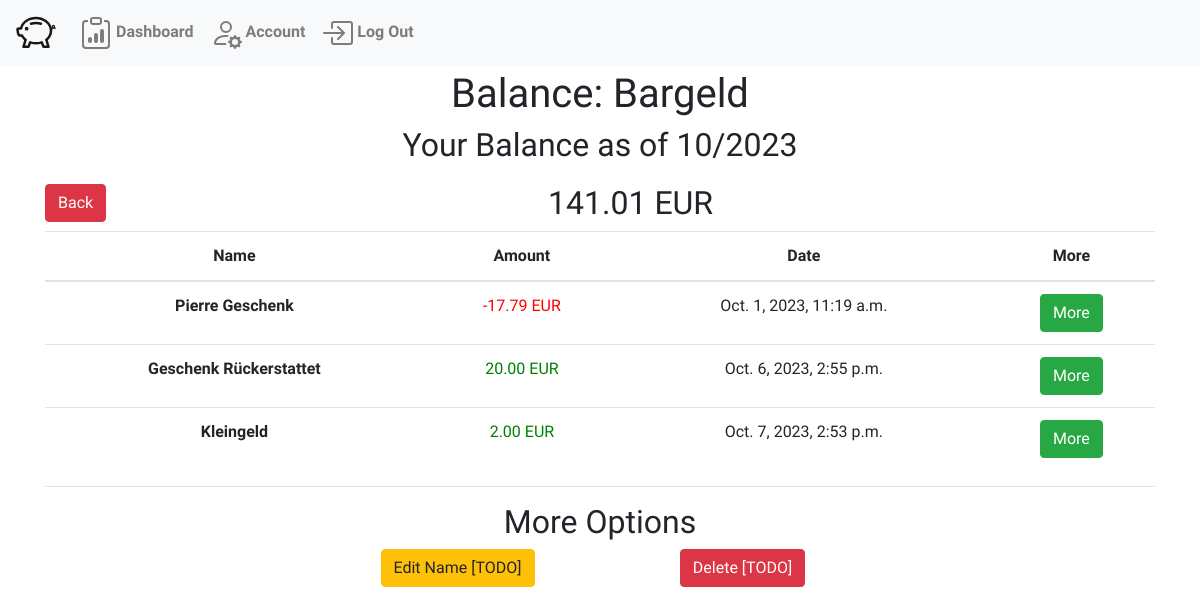
Page /balances/2023-10-01/Bargeld (signed in) on the committed database.
### WalletWise/models.py (models this page shows, shortened)
class Funds(models.Model):
    budget = models.ForeignKey("MonthBudget",related_name="funds", on_delete=models.CASCADE)
    title = models.CharField(max_length=64)
    amount = models.DecimalField(decimal_places=2, max_digits=20)
    defaultOwner = models.ForeignKey("User", related_name="defaultFunds", on_delete=models.DO_NOTHING, default=None, null=True)

class MonthBudget(models.Model):
    dashboard = models.ForeignKey("Dashboard", on_delete=models.CASCADE, related_name="months")
    date = models.DateField(auto_now_add=True)
    @property
    def month(self):
        return self.date.month
    @property
    def year(self):
        return self.date.year

class FundsChange(models.Model):
    budget = models.ForeignKey("MonthBudget",related_name="fundsChanges", on_delete=models.CASCADE)
    title = models.CharField(max_length=64)
    amount = models.DecimalField(decimal_places=2, max_digits=20)
    destination = models.ForeignKey("Funds", related_name="associatedFundsChanges", on_delete=models.CASCADE)
    reoccuring = models.BooleanField(default=False)
    dateTime = models.DateTimeField(auto_now_add=True)
    is_expense = models.BooleanField(default=False, blank=False)

### WalletWise/views.py (the view)
# urls.py: path("balances/<str:date>/<str:title>", views.balance, name="balance"),
def balance(request, date, title):
    user = request.user
    dashboard = Dashboard.objects.get(owner=user)
    currentBudget= MonthBudget.objects.filter(date=date, dashboard=dashboard)[0]
    balance = Funds.objects.filter(title=title, budget=currentBudget)[0]
    return render(request, "WalletWise/balance.html", {
        'user':user,
        'balance': balance,
        'dashboard' : dashboard,
        'budget': currentBudget
    })

### WalletWise/templates/WalletWise/balance.html (shortened to what this page needs)
{% extends "WalletWise/layout.html" %}
{% block body %}
    <div class="container text-center">
        <h1>Balance: {{balance.title}}</h1>
        <h2>Your Balance as of {{budget.month}}/{{budget.year}}</h2>
        <div style="margin-top: 20px;">
            <a style="float: left;" class="btn btn-danger" href="{% url 'balances' %}" role="button">Back</a>
            <h2>{{balance.amount}} EUR</h2>
        </div>
        {% if balance.associatedFundsChanges.all|length > 0 %}
            <table class="table">
                <thead>
                    <tr>
                        <th scope="col">Name</th>
                        <th scope="col">Amount</th>
                        <th scope="col">Date</th>
                        <th scope="col">More</th>
                    </tr>
                </thead>
                <tbody>
                    {% for fundsChange in balance.associatedFundsChanges.all %}
                    <tr>
                        <th scope="row">{{fundsChange.title}}</th>
                        {% if fundsChange.is_expense %}
                            <td style="color: red;">{{fundsChange.amount}} EUR</td>
                        {% else %}
                            <td style="color: green;">{{fundsChange.amount}} EUR</td>
                        {% endif %}
                        <td>{{fundsChange.dateTime}}</td>
                        <td><a class="btn btn-success" href="{% url 'balance' date=budget.date title=balance.title %}" role="button">More</a></td>
                    </tr>
                    {% endfor %}
                </tbody>
            </table>
        {% else %}
            <h1 class="my-5">No Incomes or Expenses made yet.</h1>
        {% endif %}
        <div>
            <hr>
            <h2>More Options</h2>
            <div class="row">
                <div class="col-md-3"></div>
                <div class="col-md-3"><a class="btn btn-warning" href="#" role="button">Edit Name [TODO]</a></div>
                <div class="col-md-3"><a class="btn btn-danger" href="#" role="button">Delete [TODO]</a></div>
            </div>
        </div>
    </div>
{% endblock %}

### WalletWise/static/WalletWise/styles.css (style rules this page uses)
body { padding-top: 70px; font-family: 'Inconsolata', monospace; }

### rows in the picture
Funds: title "Bargeld", amount "141.01"
MonthBudget: month "10", year "2023"
FundsChange: title "Pierre Geschenk", amount "-17.79", dateTime "Oct. 1, 2023, 11:19 a.m."
FundsChange: title "Geschenk Rückerstattet", amount "20.00", dateTime "Oct. 6, 2023, 2:55 p.m."
FundsChange: title "Kleingeld", amount "2.00", dateTime "Oct. 7, 2023, 2:53 p.m."
